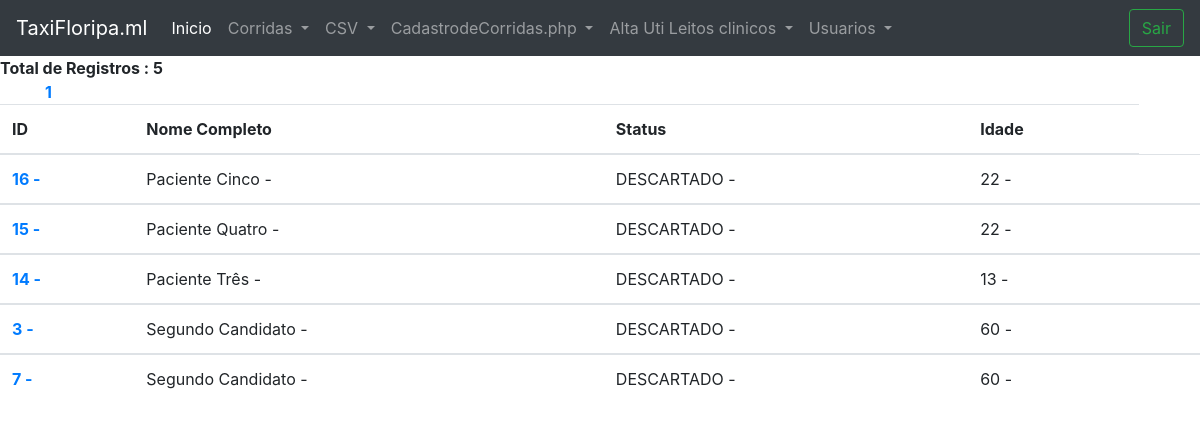
Screenshot of /taxi/descartadosLuti.php (signed in) with the database file from the repository.
### tables this page shows
CREATE TABLE `ocupainternadouti` (
  `id` int(11) NOT NULL,
  `internacao` varchar(100) NOT NULL,
  `cns` varchar(100) NOT NULL,
  `nomePac` varchar(100) NOT NULL,
  `idade` varchar(100) NOT NULL,
  `convenio` varchar(200) NOT NULL,
  `tipoLeito` varchar(200) NOT NULL,
  `vm` varchar(200) NOT NULL,
  `hospitalOrigem` varchar(250) NOT NULL,
  `CRIH` varchar(200) NOT NULL,
  `unidadeDestino` varchar(200) NOT NULL,
  `status` varchar(200) NOT NULL,
  `obs` varchar(250) NOT NULL
);

### taxi/descartadosLuti.php (the view, shortened to what this page needs)
<!DOCTYPE html>
<html lang="pt-br">
  <head>
    <link rel="stylesheet" href="https://stackpath.bootstrapcdn.com/bootstrap/4.1.3/css/bootstrap.min.css">
    </head>
  <body>
<?php include("topo.php");
include("../conecta.php");
?>
 <table class="table table-hover">
  <thead>
    <tr>
    <th scope="col">ID</th>
      <th scope="col">Nome Completo</th>
      <th scope="col">Status</th>
      <th scope="col">Idade</th>
    </tr>
 </thead>
<?php
    $pagina = (isset($_GET['pagina']))? $_GET['pagina'] : 1;
    $cmd = "select * from ocupainternadouti";
    $produtos = mysqli_query($con,$cmd);
    $total = mysqli_num_rows($produtos);
    $registros = 10000;
    $numPaginas = ceil($total/$registros);
    $inicio = ($registros*$pagina)-$registros;
    $cmd = "select * from ocupainternadouti where status='DESCARTADO' ORDER BY nomePac ASC limit $inicio,$registros";
    $produtos = mysqli_query($con,$cmd);
      echo "<b>";
    echo "Total de Registros : ".$total = mysqli_num_rows($produtos);
    echo "<br>";
    while ($produto = mysqli_fetch_array($produtos)) {
      echo "<tbody>";
      echo"<tr>";
      echo "<th scope='row'>";
      echo "<a href='ListarDetalhadamente.php?cod=$produto[id]'>";
      echo $produto['id']." - ";
      echo "</a>";
      echo "</th>";
      echo "<td>";
      echo $produto['nomePac']." - ";
      echo"</td>";
      echo "<td>";
      echo $produto['status']." - ";
      echo"</td>";
      echo "<td>";
      echo $produto['idade']." - ";
      echo"</td>";
      echo "<td>";
      echo"</td>";
      echo "</tr>";
      echo"</tbody>";
  }
echo "<div class='container'>";
    for($i = 1; $i < $numPaginas + 1; $i++) {
        echo "<a href='devolvido.php?pagina=$i'>".$i."</a> ";
    }
echo "</div>";
?>

### rows the page displays
ocupainternadouti: id "16", nomePac "Paciente Cinco", status "DESCARTADO", idade "22"
ocupainternadouti: id "15", nomePac "Paciente Quatro", status "DESCARTADO", idade "22"
ocupainternadouti: id "14", nomePac "Paciente Três", status "DESCARTADO", idade "13"
ocupainternadouti: id "3", nomePac "Segundo Candidato", status "DESCARTADO", idade "60"
ocupainternadouti: id "7", nomePac "Segundo Candidato", status "DESCARTADO", idade "60"

### other values shown
$total = mysqli_num_rows($produtos) "5"
